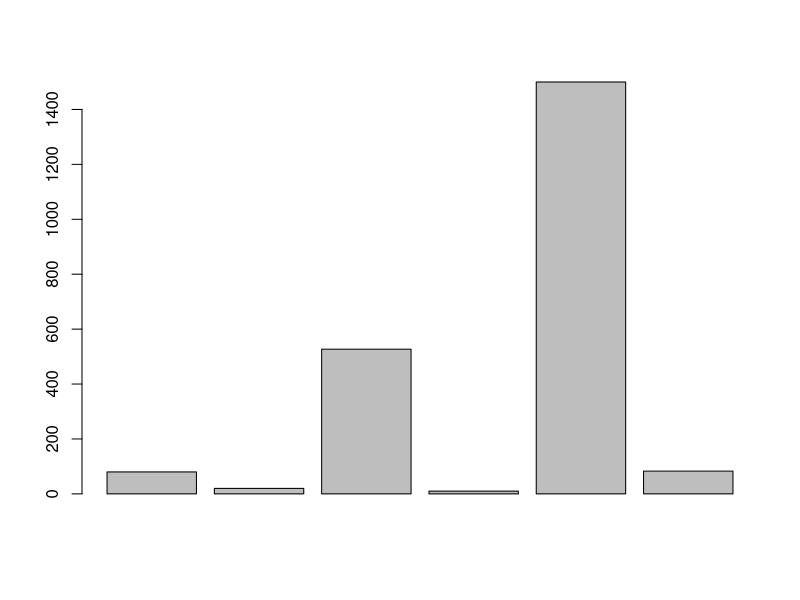
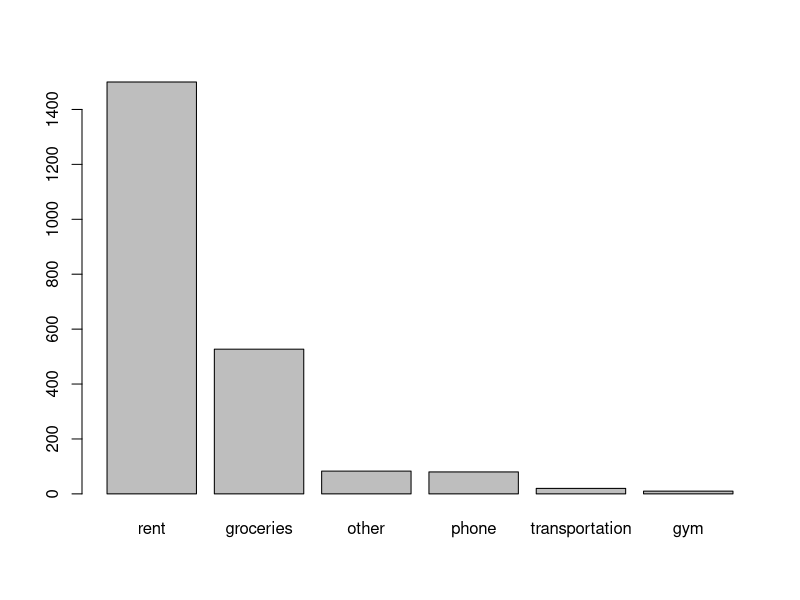

These charts were generated, in order, by the following R code:
## ---- chunk 1
knitr::opts_chunk$set(echo = TRUE)
## ---- chunk 2
#total expenses
80 + 20 + 527 + 10 + 1500 + 83
## ---- chunk 3
phone <- 80
phone
## ---- chunk 4
#variables
groceries <- 527
transportation <- 20 
gym <- 10
rent <- 1500
other <- 83
## ---- chunk 5
# total expenses
total <- groceries + transportation + gym + rent + other
total
## ---- chunk 6
#semester expenses 
semester <- total * 5 
semester
## ---- chunk 7
#year expenses 
year <- total * 10
year
## ---- chunk 8
# absolute value
abs(10)
abs(-4)

# square root
sqrt(9)

# natural logarithm
log(2)
## ---- chunk 9
# this is a comment
# this is another comment
2 * 9

4 + 5  # you can place comments like this
## ---- chunk 10
# case sensitive
phone <- 80
Phone <- -80
PHONE <- 8000

phone + Phone
PHONE - phone
## ---- chunk 11
# your vector expenses
expenses <- c(phone, transportation, groceries, gym, rent, other)
## ---- chunk 12
barplot(expenses)
## ---- chunk 13
#sort decreasing 
sort(expenses, decreasing = TRUE)

sort <- sort(expenses, decreasing = TRUE)
names <- c("rent", "groceries", "other", "phone", "transportation", "gym")

barplot(sort, names = names, beside = TRUE)
## ---- chunk 14
# documentation about the 'abs' function
help(abs)

# documentation about the 'mean' function
help(mean)
## ---- chunk 15
# documentation about the 'abs' function
?abs

# documentation about the 'mean' function
?mean

## ---- chunk 16
# search for 'absolute'
help.search("absolute")

# alternatively you can also search like this:
??absolute

## ---- chunk 17
a = 3 
b = 4

c= sqrt(a^2 + b^2)
c
## ---- chunk 18
choose(n = 5, k = 2)
## ---- chunk 19
factorial(4)
## ---- chunk 20
n = 5  #tossed 5 times
p = 0.5 #probability of coin toss sucess
k = 2 #success
## ---- chunk 21
factorial(n)/(factorial(k)*factorial(n-k))
## ---- chunk 22
(factorial(n)/(factorial(k)*factorial(n-k))) * p^k * (1-p)^(n-k)
## ---- chunk 23
choose(n=5, k=2) * p^k * (1-p)^(n-k)
## ---- chunk 24
n = 10 
k = 3
p= 1/6
choose(n,k) * p^k *(1-p)^(n-k)
## ---- chunk 25
??binomial
## ---- chunk 26
dbinom(2, 5, 0.5, log = FALSE)
dbinom(3, 3, 1/6, log= FALSE)
## ---- chunk 27
dbinom(x = 2, size = 5, prob = 0.35, log = FALSE)
## ---- chunk 28
pbinom(2, 5, 0.35, log = FALSE, lower.tail = FALSE)
## ---- chunk 29
x = 2
3*(x^2) + 4*x + 8
## ---- chunk 30
x = -3 : 3
3*(x^2) + 4*x + 8
## ---- chunk 31
# example 1
#var<-3
#Var*2
#Error: object 'Var' not found 
#cap sensitive

# example 2
#x<-2
#2x<-2*x
#Error: unexpected symbol in "2x"

# example 3
#sqrt4 <- sqrt(4)
#sqrt4
#2


# example 4
#a number <- 16
# no space in between defining value

# example 5
#"one number" <- 16
#`one number`
#16
